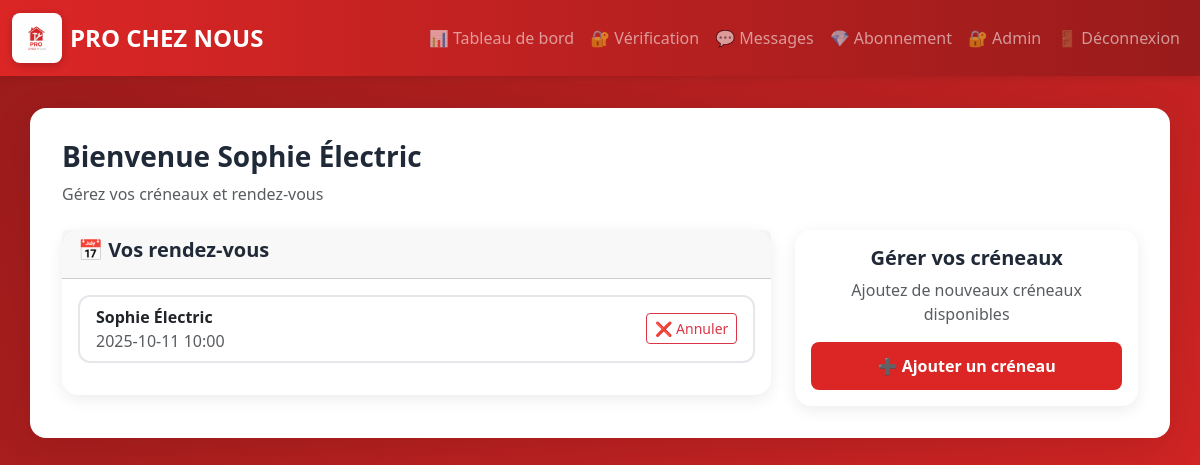
/dashboard (signed in), run on the app's committed database.
### tables this page shows
CREATE TABLE users (
            id INTEGER PRIMARY KEY,
            name TEXT,
            email TEXT UNIQUE,
            password TEXT,
            role TEXT,
            localisation TEXT,
            categorie TEXT,
            plan TEXT DEFAULT 'gratuit'
        , statut_verification TEXT DEFAULT "non_verifie", latitude REAL, longitude REAL, phone TEXT);

CREATE TABLE rendezvous (
            id INTEGER PRIMARY KEY,
            pro_id INTEGER,
            client_id INTEGER,
            date TEXT,
            FOREIGN KEY(pro_id) REFERENCES users(id),
            FOREIGN KEY(client_id) REFERENCES users(id)
        );

### app.py (the view, shortened to what this page needs)
@app.route('/dashboard')
def dashboard():
    if 'user_id' not in session: return redirect(url_for('login'))
    conn = get_db()
    user = conn.execute('SELECT * FROM users WHERE id = ?', (session['user_id'],)).fetchone()
    if user['role'] == 'pro':
        rdvs = conn.execute('''
            SELECT r.id, r.date, u.name as client FROM rendezvous r
            JOIN users u ON r.client_id = u.id WHERE r.pro_id = ?
            ORDER BY r.date DESC
        ''', (user['id'],)).fetchall()
        return render_template('dashboard_pro.html', user=user, rdvs=rdvs)

### app.py (called while the page is built)
def get_db():
    conn = sqlite3.connect('database.db')
    conn.row_factory = sqlite3.Row
    return conn

### templates/dashboard_pro.html
{% extends "base.html" %}{% block title %}Tableau de bord Pro{% endblock %}{% block content %}
<h3>Bienvenue {{ user.name }}</h3>
<p class="text-muted">Gérez vos créneaux et rendez-vous</p>
<div class="row mt-4">
    <div class="col-md-8">
        <div class="card">
            <div class="card-header">
                <h5>📅 Vos rendez-vous</h5>
            </div>
            <div class="card-body">
                {% if rdvs %}
                    <div class="list-group">
                        {% for rdv in rdvs %}
                        <div class="list-group-item d-flex justify-content-between align-items-center">
                            <div>
                                <strong>{{ rdv.client }}</strong>
                                <div class="text-muted">{{ rdv.date }}</div>
                            </div>
                            <form method="POST" action="{{ url_for('cancel_rdv', rdv_id=rdv.id) }}" style="display:inline;">
                                <button type="submit" class="btn btn-sm btn-outline-danger" onclick="return confirm('Voulez-vous vraiment annuler ce rendez-vous?')">
                                    ❌ Annuler
                                </button>
                            </form>
                        </div>
                        {% endfor %}
                    </div>
                {% else %}
                    <p class="text-muted">Aucun rendez-vous pour le moment</p>
                {% endif %}
            </div>
        </div>
    </div>
    <div class="col-md-4">
        <div class="card">
            <div class="card-body text-center">
                <h5>Gérer vos créneaux</h5>
                <p class="text-muted">Ajoutez de nouveaux créneaux disponibles</p>
                <a href="{{ url_for('add_slot') }}" class="btn btn-primary w-100">
                    ➕ Ajouter un créneau
                </a>
            </div>
        </div>
    </div>
</div>
{% endblock %}

### static/style.css (style rules this page uses)
:root { --primary-color: #dc2626; --primary-dark: #991b1b; --secondary-color: #ef4444; --text-dark: #1f2937; --text-light: #6b7280; --border-color: #e5e7eb; --bg-light: #fef2f2; }
body { font-family: 'Segoe UI', Tahoma, Geneva, Verdana, sans-serif; color: var(--text-dark); background: linear-gradient(135deg, #991b1b 0%, #dc2626 100%); min-height: 100vh; }
.btn-primary { background: var(--primary-color); border: none; padding: 0.75rem 2rem; border-radius: 8px; font-weight: 600; transition: all 0.3s ease; }
.list-group-item { border: 2px solid var(--border-color); border-radius: 12px !important; margin-bottom: 1rem; transition: all 0.3s ease; }
h3, h4, h5 { color: var(--text-dark); font-weight: 700; }
.card { border: none; border-radius: 16px; box-shadow: 0 4px 16px rgba(0,0,0,0.08); }

### data on the page
users: name "Sophie Électric"
rendezvous: client "Sophie Électric", date "2025-10-11 10:00"
